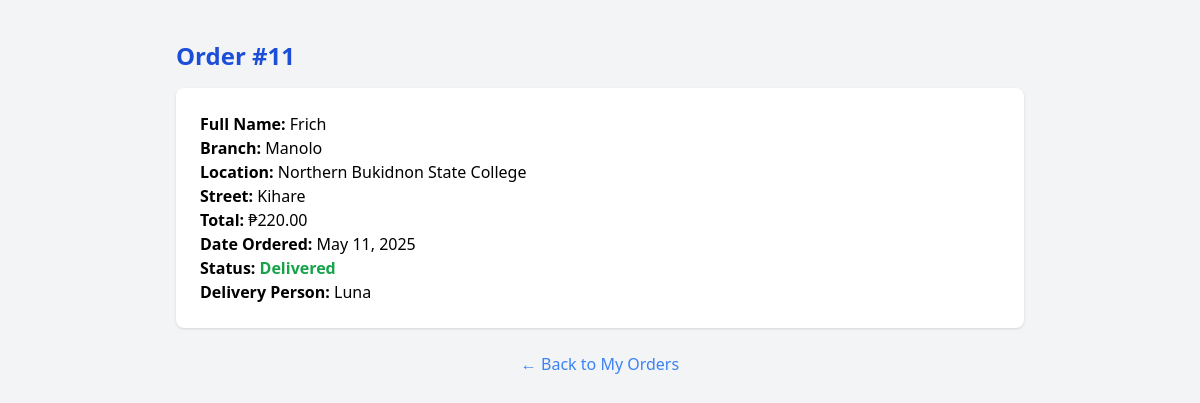
Screenshot of /order_details.php?id=11 (signed in) with the database file from the repository.
### tables this page shows
CREATE TABLE `orders` (
  `id` int(11) NOT NULL,
  `user_id` int(11) NOT NULL,
  `fullname` varchar(100) NOT NULL,
  `branch` varchar(50) NOT NULL,
  `location` varchar(100) NOT NULL,
  `street` text NOT NULL,
  `total` decimal(10,2) NOT NULL,
  `created_at` timestamp NOT NULL DEFAULT current_timestamp(),
  `tracking_number` varchar(100) DEFAULT NULL,
  `order_status` varchar(50) DEFAULT NULL,
  `estimated_delivery_date` date DEFAULT NULL,
  `actual_delivery_date` date DEFAULT NULL,
  `payment_status` varchar(20) DEFAULT 'Pending',
  `status` varchar(255) NOT NULL DEFAULT 'Pending',
  `delivered_at` datetime DEFAULT NULL,
  `delivery_person` varchar(255) DEFAULT NULL,
  `delivered_date` datetime DEFAULT NULL
);

### order_details.php (the view, shortened to what this page needs)
<?php
$conn = new mysqli("localhost", "root", "", "online_shop");
$order_id = isset($_GET['id']) ? intval($_GET['id']) : 0;
$user_id = $_SESSION['user_id'];
$stmt = $conn->prepare("SELECT * FROM orders WHERE id = ? AND user_id = ?");
$stmt->bind_param("ii", $order_id, $user_id);
$stmt->execute();
$result = $stmt->get_result();
$order = $result->fetch_assoc();
?>
<!DOCTYPE html>
<html lang="en">
<head>
    <script src="https://cdn.tailwindcss.com"></script>
</head>
<body class="bg-gray-100 font-sans">
    <div class="max-w-4xl mx-auto py-10 px-6">
        <?php if ($order): ?>
            <h1 class="text-2xl font-bold text-blue-700 mb-4">Order #<?php echo $order['id']; ?></h1>
            <div class="bg-white p-6 rounded-lg shadow">
                <p><strong>Full Name:</strong> <?php echo htmlspecialchars($order['fullname']); ?></p>
                <p><strong>Branch:</strong> <?php echo htmlspecialchars($order['branch']); ?></p>
                <p><strong>Location:</strong> <?php echo htmlspecialchars($order['location']); ?></p>
                <p><strong>Street:</strong> <?php echo htmlspecialchars($order['street']); ?></p>
                <p><strong>Total:</strong> ₱<?php echo number_format($order['total'], 2); ?></p>
                <p><strong>Date Ordered:</strong> <?php echo date("F j, Y", strtotime($order['created_at'])); ?></p>
                <p><strong>Status:</strong>
                    <span class="font-semibold capitalize <?php echo $order['status'] === 'delivered' ? 'text-green-600' : 'text-yellow-500'; ?>">
                        <?php echo htmlspecialchars($order['status']); ?>
                    </span>
                </p>
                <?php if ($order['status'] === 'delivered' && !empty($order['delivery_person'])): ?>
                    <p><strong>Delivery Person:</strong> <?php echo htmlspecialchars($order['delivery_person']); ?></p>
                <?php endif; ?>
            </div>
        <?php else: ?>
            <p class="text-center text-gray-600">Order not found or you don’t have permission to view it.</p>
        <?php endif; ?>
        <div class="mt-6 text-center">
            <a href="orders.php" class="text-blue-500 hover:underline">&larr; Back to My Orders</a>
        </div>
    </div>
</body>
</html>

### rows the page displays
orders: id "11", fullname "Frich", branch "Manolo", location "Northern Bukidnon State College", street "Kihare", total "220.00", created_at "May 11, 2025", status "Delivered", delivery_person "Luna"
